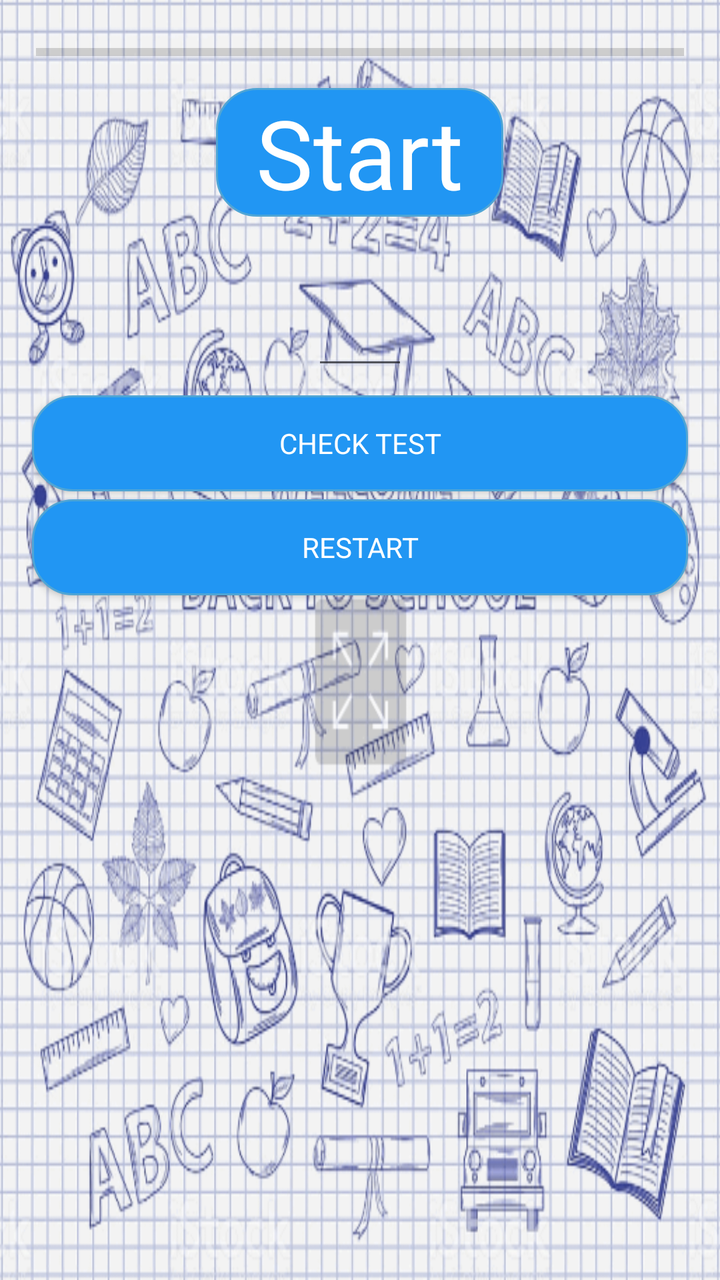
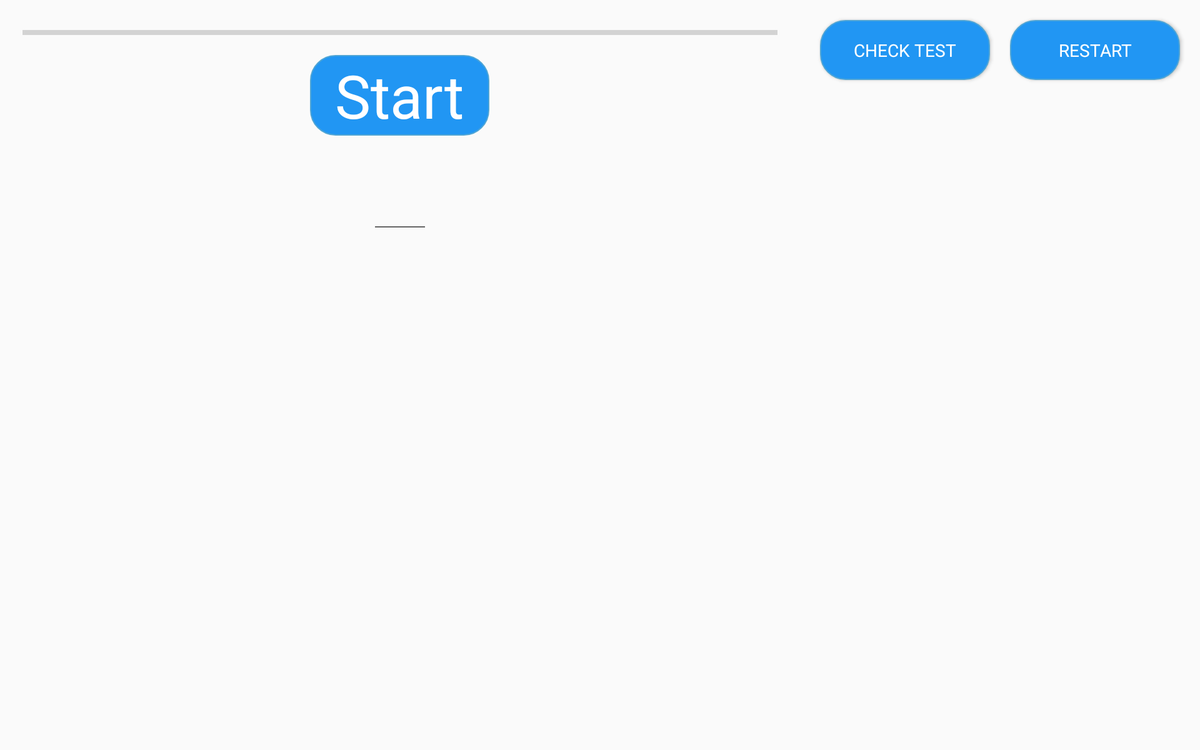

An Android layout and its configuration variant, each rendered on a device that would load it. The default file and the variant file are quoted in full after the pictures.
<!-- AndroidManifest.xml: application theme AppTheme -->
<!-- res/layout/activity_level1.xml -->
<?xml version="1.0" encoding="utf-8"?>
<RelativeLayout
        xmlns:android="http://schemas.android.com/apk/res/android"
        xmlns:tools="http://schemas.android.com/tools"
        android:layout_width="match_parent"
        android:layout_height="match_parent"
        android:background="@drawable/b_ground"
        style="@style/MyLayoutStyleLevel"
        tools:context=".MainActivity">

    <ProgressBar
            android:id="@+id/progress_bar"
            android:layout_width="match_parent"
            android:layout_height="wrap_content"
            style="?android:attr/progressBarStyleHorizontal"
            android:layout_margin="10dp"
            android:max="10"
            android:progress="0"/>

    <TextView
            android:id="@+id/tw_count"
            android:layout_below="@id/progress_bar"
            android:layout_width="wrap_content"
            android:layout_height="wrap_content"
            android:text="@string/start_message"
            style="@style/MyTextViewStyleLevel"
            />

    <EditText
            android:id="@+id/edit_text_answer"
            android:layout_width="wrap_content"
            android:layout_height="wrap_content"
            android:layout_below="@id/tw_count"
            style="@style/MyEditTextStyleLevel"
            />

    <LinearLayout
            android:id="@+id/buttons_view"
            android:orientation="vertical"
            android:layout_below="@id/edit_text_answer"
            android:layout_width="match_parent"
            android:layout_height="wrap_content"
            android:layout_margin="8dp">

        <Button
                android:id="@+id/btn_play"
                android:layout_width="match_parent"
                android:layout_height="wrap_content"
                android:text="@string/btn_play"
                style="@style/MyButtonStyleLevel"
        />
        <Button
                android:id="@+id/btn_restart"
                android:layout_width="match_parent"
                android:layout_height="wrap_content"
                android:text="@string/btn_restart"
                style="@style/MyButtonStyleLevel"
        />
    </LinearLayout>



</RelativeLayout>
<!-- resources referenced by this layout -->
<resources>
  <!-- drawable b_ground: png bitmap (drawable, 125058 bytes) -->
  <string name="btn_play">CHECK TEST</string>
  <string name="btn_restart">RESTART</string>
  <string name="start_message">Start</string>
  <style name="MyButtonStyleLevel" parent="Theme.AppCompat.Light.DarkActionBar">
          <item name="android:background">@drawable/back</item>
          <item name="android:textColor">@android:color/white</item>
          <item name="android:layout_marginBottom">4dp</item>
      </style>
  <style name="MyEditTextStyleLevel" parent="Theme.AppCompat.Light.DarkActionBar">
          <item name="android:layout_centerHorizontal">true</item>
          <item name="android:textSize">48sp</item>
          <item name="android:inputType">number</item>
          <item name="android:minWidth">48dp</item>
          <item name="android:contentDescription" />
          <item name="android:textColor">@color/colorAccent</item>
      </style>
  <style name="MyLayoutStyleLevel" parent="Theme.AppCompat.Light.DarkActionBar">
          <item name="android:padding">8dp</item>
      </style>
  <style name="MyTextViewStyleLevel" parent="Theme.AppCompat.Light.DarkActionBar">
          <item name="android:textSize">48sp</item>
          <item name="android:background">@drawable/back</item>
          <item name="android:textColor">@android:color/white</item>
          <item name="android:paddingLeft">20dp</item>
          <item name="android:paddingRight">20dp</item>
          <item name="android:gravity">center</item>
          <item name="android:layout_centerInParent">true</item>
      </style>
  <style name="AppTheme" parent="Theme.AppCompat.Light.DarkActionBar">
          
          <item name="colorPrimary">@color/colorPrimary</item>
          <item name="colorPrimaryDark">@color/colorPrimaryDark</item>
          <item name="colorAccent">@color/colorAccent</item>
      </style>
  <!-- drawable back (drawable) -->
  <?xml version="1.0" encoding="utf-8"?>
  <shape xmlns:android="http://schemas.android.com/apk/res/android"
         android:shape="rectangle" >
      <corners android:radius="20dp"/>
      <solid android:color="@color/colorPrimary" />
      <stroke android:width="1dp" android:color="#4fa5d5"/>
  </shape>
  <color name="colorAccent">#D50000</color>
  <color name="colorPrimary">#2196F3</color>
  <color name="colorPrimaryDark">#1976D2</color>
</resources>
<!-- res/layout-large-land/activity_level1.xml (the repository's variant of the layout above) -->
<!-- drawn on a 7-inch tablet turned sideways -->
<?xml version="1.0" encoding="utf-8"?>
<LinearLayout xmlns:android="http://schemas.android.com/apk/res/android"
                android:layout_width="match_parent"
                android:layout_height="match_parent"
                android:orientation="horizontal">

    <LinearLayout
            android:layout_width="match_parent"
            android:layout_height="match_parent"
            android:orientation="vertical"
            android:layout_weight="1"
            android:layout_margin="8dp"
            android:gravity="center|top">

        <ProgressBar
                android:id="@+id/progress_bar"
                android:layout_width="match_parent"
                android:layout_height="wrap_content"
                style="?android:attr/progressBarStyleHorizontal"
                android:layout_margin="10dp"
                android:max="10"
                android:progress="0"/>

        <TextView
                android:id="@+id/tw_count"
                android:layout_below="@id/progress_bar"
                android:layout_width="wrap_content"
                android:layout_height="wrap_content"
                android:text="@string/start_message"
                style="@style/MyTextViewStyleLevel"
        />

        <EditText
                android:id="@+id/edit_text_answer"
                android:layout_width="wrap_content"
                android:layout_height="wrap_content"
                android:layout_below="@id/tw_count"
                style="@style/MyEditTextStyleLevel"
        />

    </LinearLayout>



    <LinearLayout
            android:id="@+id/buttons_view"
            android:orientation="horizontal"
            android:layout_below="@id/edit_text_answer"
            android:layout_width="match_parent"
            android:layout_height="match_parent"
            android:layout_weight="2"
            android:layout_margin="8dp">

        <Button
                android:id="@+id/btn_play"
                android:layout_width="match_parent"
                android:layout_height="wrap_content"
                android:layout_weight="1"
                android:text="@string/btn_play"
                style="@style/MyButtonStyleLevel"
                android:layout_margin="8dp"
        />
        <Button
                android:id="@+id/btn_restart"
                android:layout_width="match_parent"
                android:layout_height="wrap_content"
                android:layout_weight="1"
                android:text="@string/btn_restart"
                style="@style/MyButtonStyleLevel"
                android:layout_margin="8dp"
        />
    </LinearLayout>

</LinearLayout>
<!-- resources referenced by the variant -->
<!-- as a 7-inch tablet turned sideways resolves them -->
<resources>
  <string name="btn_play">CHECK TEST</string>
  <string name="btn_restart">RESTART</string>
  <string name="start_message">Start</string>
  <style name="MyButtonStyleLevel" parent="Theme.AppCompat.Light.DarkActionBar">
          <item name="android:background">@drawable/back</item>
          <item name="android:textColor">@android:color/white</item>
          <item name="android:layout_marginBottom">4dp</item>
      </style>
  <style name="MyEditTextStyleLevel" parent="Theme.AppCompat.Light.DarkActionBar">
          <item name="android:layout_centerHorizontal">true</item>
          <item name="android:textSize">48sp</item>
          <item name="android:inputType">number</item>
          <item name="android:minWidth">48dp</item>
          <item name="android:contentDescription" />
          <item name="android:textColor">@color/colorAccent</item>
      </style>
  <style name="MyTextViewStyleLevel" parent="Theme.AppCompat.Light.DarkActionBar">
          <item name="android:textSize">48sp</item>
          <item name="android:background">@drawable/back</item>
          <item name="android:textColor">@android:color/white</item>
          <item name="android:paddingLeft">20dp</item>
          <item name="android:paddingRight">20dp</item>
          <item name="android:gravity">center</item>
          <item name="android:layout_centerInParent">true</item>
      </style>
  <style name="AppTheme" parent="Theme.AppCompat.Light.DarkActionBar">
          
          <item name="colorPrimary">@color/colorPrimary</item>
          <item name="colorPrimaryDark">@color/colorPrimaryDark</item>
          <item name="colorAccent">@color/colorAccent</item>
      </style>
  <!-- drawable back (drawable) -->
  <?xml version="1.0" encoding="utf-8"?>
  <shape xmlns:android="http://schemas.android.com/apk/res/android"
         android:shape="rectangle" >
      <corners android:radius="20dp"/>
      <solid android:color="@color/colorPrimary" />
      <stroke android:width="1dp" android:color="#4fa5d5"/>
  </shape>
  <color name="colorAccent">#D50000</color>
  <color name="colorPrimary">#2196F3</color>
  <color name="colorPrimaryDark">#1976D2</color>
</resources>
